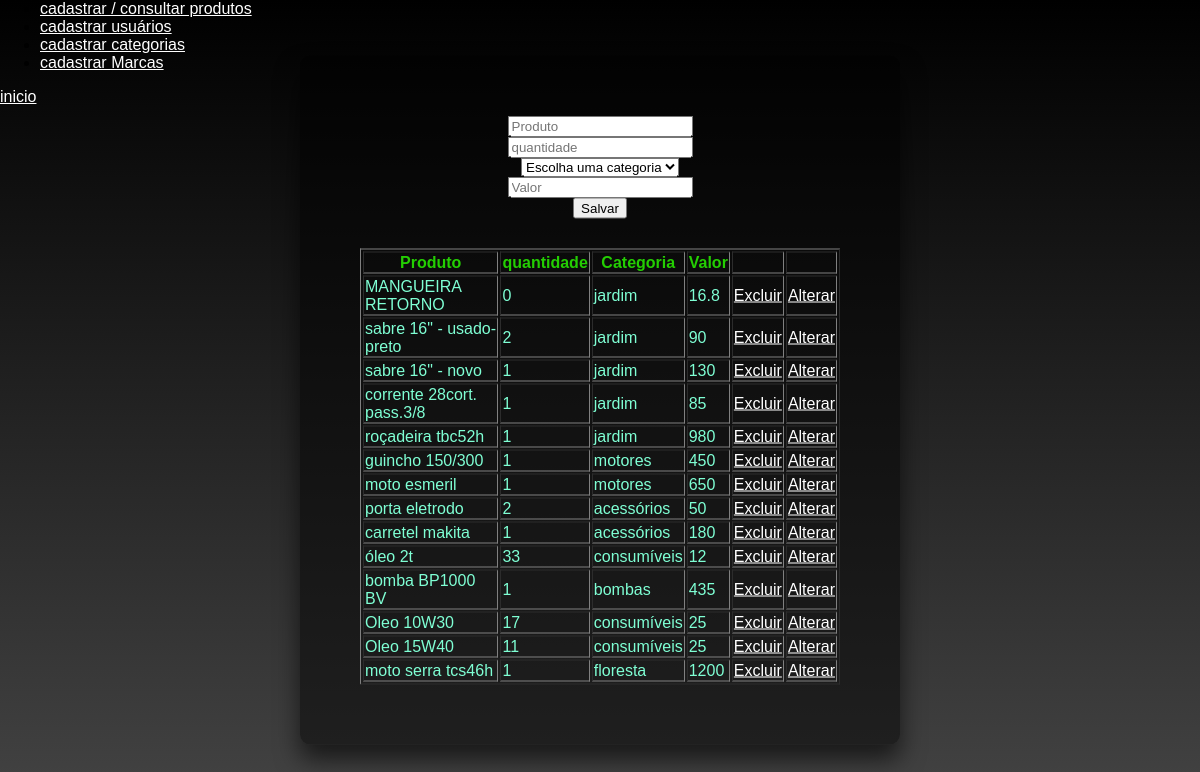
/exibicao.php (signed in), run on an earlier commit of the app's database.
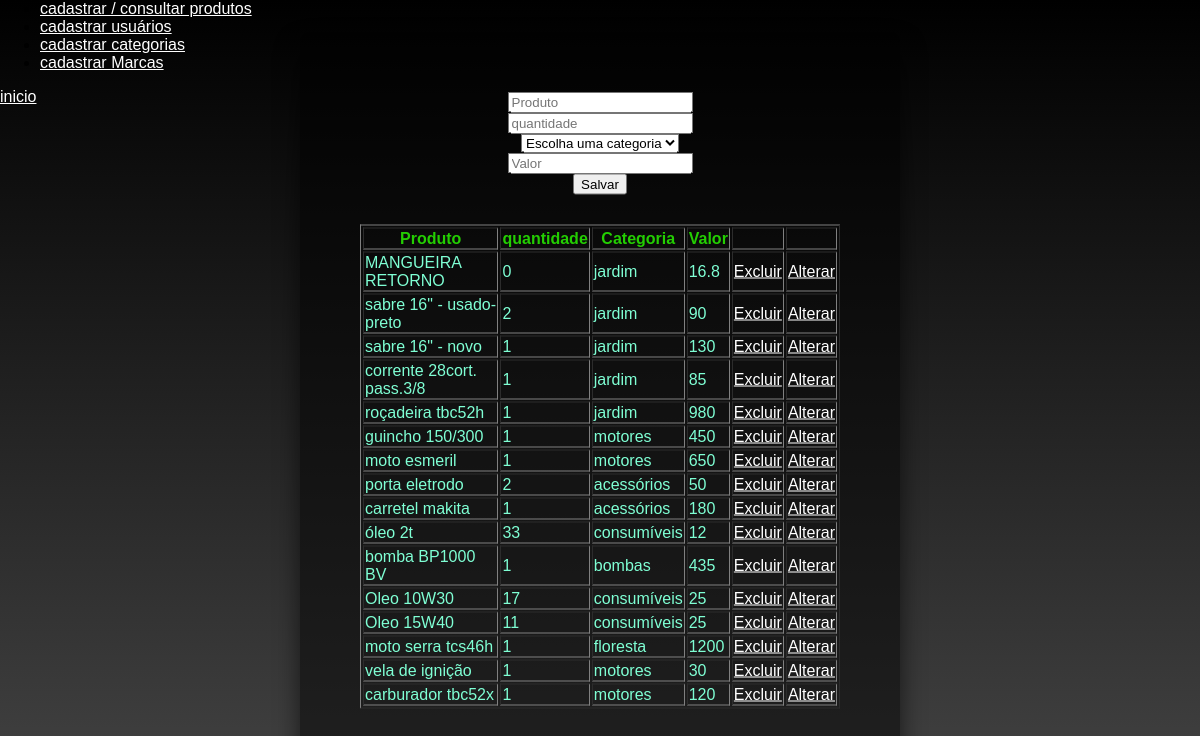
And on a later commit of the database.
### tables this page shows
CREATE TABLE `tbproduto` (
  `idProduto` int(11) NOT NULL,
  `cod_prod` varchar(40) DEFAULT NULL,
  `produto` varchar(50) DEFAULT NULL,
  `quantidade` int(11) DEFAULT NULL,
  `idCategoria` int(11) DEFAULT NULL,
  `valor` float DEFAULT NULL
);

CREATE TABLE `tbcategoria` (
  `idCategoria` int(11) NOT NULL,
  `categoria` varchar(50) DEFAULT NULL
);

### exibicao.php (the view, shortened to what this page needs)
<?php
include('conection.php');
include('menu.php');
?>
<a href="user.php">inicio</a>
<link rel="stylesheet" href="css/exibicao.css">
<div class="box">
	<section class="alig">
		<form method="post" action="cadastrar.php">
			<div>
				<input type="text" placeholder="Produto" name="txProduto" value="<?php echo @$_GET['produto']; ?>" />
			</div>
			<div>
				<input type="number" placeholder="quantidade" name="txQnt" value="<?php echo @$_GET['quant']; ?>" />
			</div>
			<div>
				<select name="txIdCategoria">
					<option value='0'> Escolha uma categoria </option>
				</select>
			</div>
			<div>
				<input type="text" placeholder="Valor" name="txValor" value="<?php echo @$_GET['valor']; ?>" />
			</div>
			<div>
 				<input type="submit" value="Salvar" />
			</div>
		</form>
	</section>
	<section>
		<table border="1" id="listar">
			<div>
				<th>Produto</th>
				<th>quantidade</th>
				<th>Categoria</th>
				<th>Valor</th>
				<th> &nbsp; </th>
				<th> &nbsp; </th>
			</div>
			<tbody id="conteudo">
	    <?php
				$stmt = $pdo->prepare("select p.idProduto,p.produto,p.quantidade,c.categoria,p.valor,p.idCategoria
					from tbproduto p
					inner join tbcategoria c
					on p.idCategoria = c.idCategoria");
				$stmt->execute();
				while ($row = $stmt->fetch(PDO::FETCH_BOTH)) {
					echo "<tr>";
					echo "<td> $row[1] </td>";
					echo "<td> $row[2] </td>";
					echo "<td> $row[3] </td>";
					echo "<td> $row[4] </td>";
					echo "<td>";
					echo "<a href='excluir.php?id=$row[0]'> Excluir </a>";
					echo "</td>";
					echo "<td>";
					echo "<a href='?id=$row[0]&produto=$row[1]&quant=$row[2]&cat=$row[3]&valor=$row[4]'> Alterar </a>";
					echo "</td>";
					echo "</tr>";
				}
				?>
			</tbody>
		</table>
	</section>
</div>

What changed in the data, as far as the page shows it:
added tbproduto: produto "vela de ignição", quantidade "1", idCategoria.categoria "motores", valor "30"
added tbproduto: produto "carburador tbc52x", quantidade "1", idCategoria.categoria "motores", valor "120"
